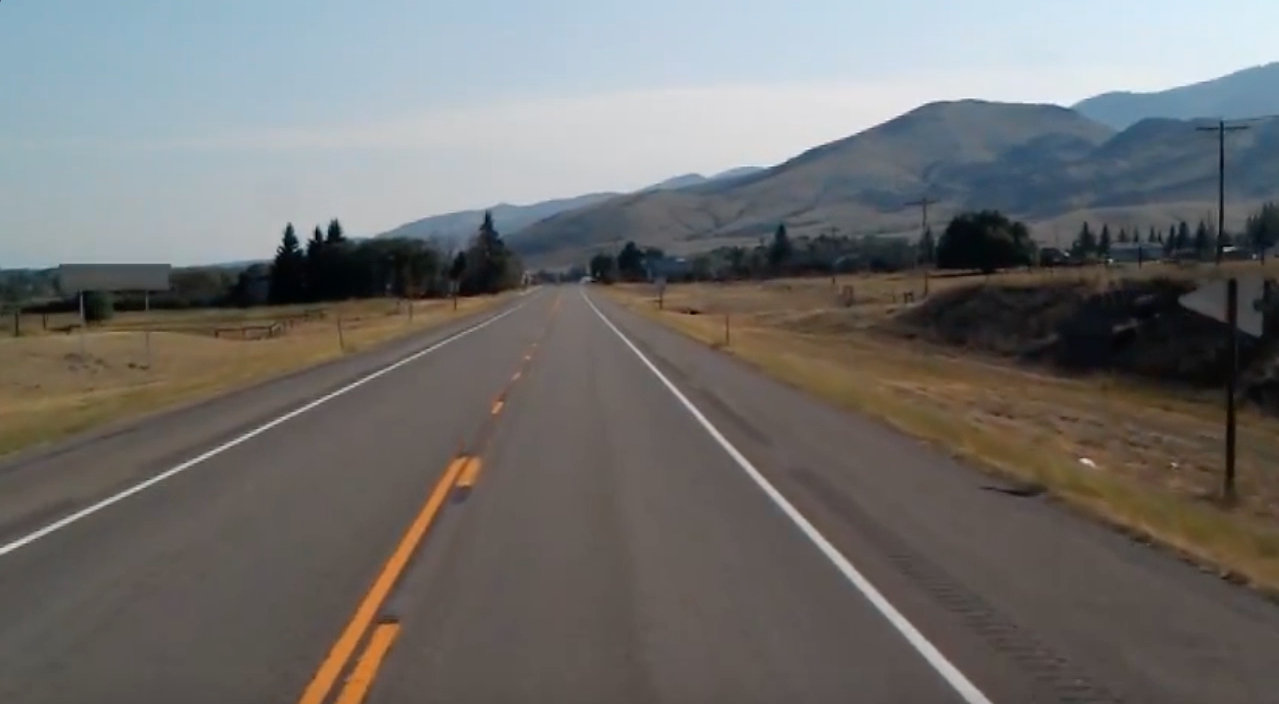
#> input picture test_image.jpg, 1279 x 704 px
$ python -i Lane_detect.py   (imports and definitions only)
#> lines starting #> are read from the running program, lines starting #| are printed output that depends on the picture; after the words box and inside, x2 and y2 are one past the last pixel; in counts of white or black regions, pixels touching at a corner belong together
#> further down, picture is the input picture: shape (704, 1279, 3); mean B, G, R 109.7, 111.3, 112.3
import cv2
import numpy as np
import warnings
# [1 line not run here, left out]

class LaneDetector:
    # [16 lines left out: function RGB_color_selection, not called in this run]

    def HSV_color_selection(self, image):
        #Convert the input image to HSV
        converted_image = cv2.cvtColor(image, cv2.COLOR_BGR2HSV)
#> converted_image: shape (704, 1279, 3); mean H, S, V 51.3, 49.6, 121.7

        #White color mask
        lower_threshold = np.uint8([0, 0, 150])
        upper_threshold = np.uint8([170, 135, 255])
        white_mask = cv2.inRange(converted_image, lower_threshold, upper_threshold)
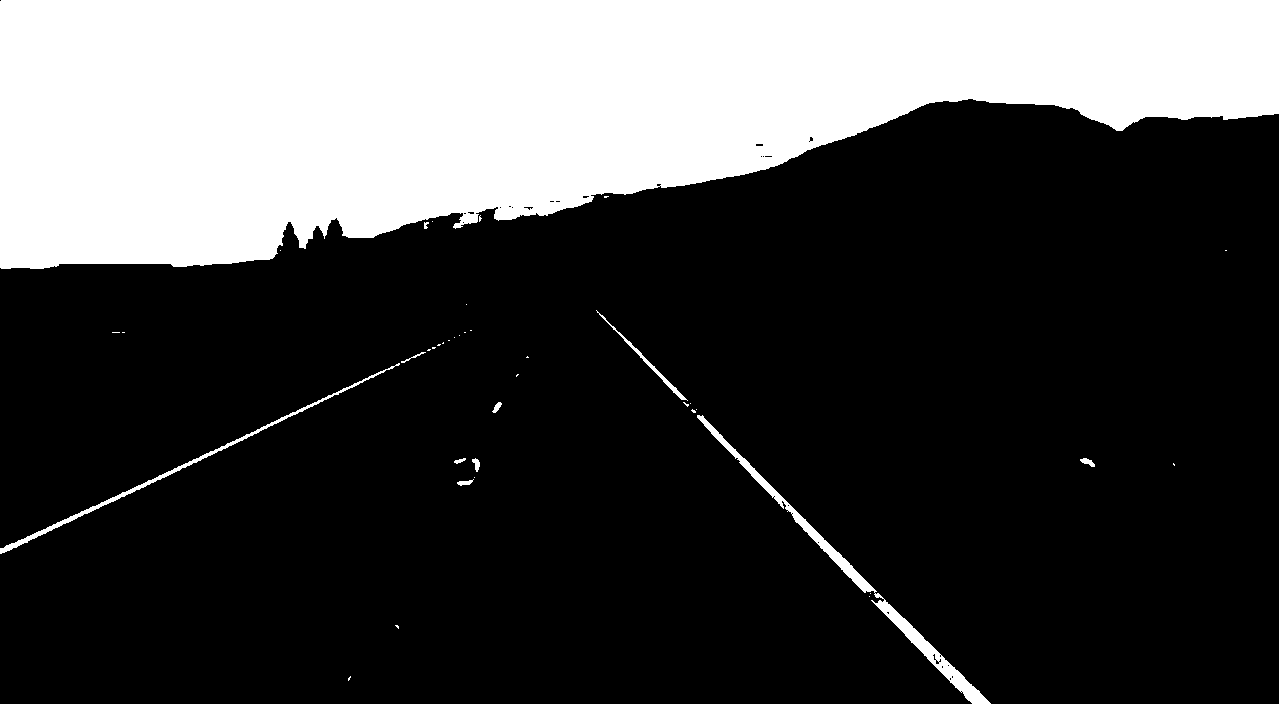
#> white_mask: shape (704, 1279); 27% white; 40 white regions (29 under 20 px), largest, box (x1, y1, x2, y2) and area: (0, 0, 1279, 269) 237255, (697, 415, 991, 704) 3609, (0, 363, 400, 554) 1576

        #Yellow color mask
        lower_threshold = np.uint8([11, 80, 80])
        upper_threshold = np.uint8([30, 255, 255])
        yellow_mask = cv2.inRange(converted_image, lower_threshold, upper_threshold)
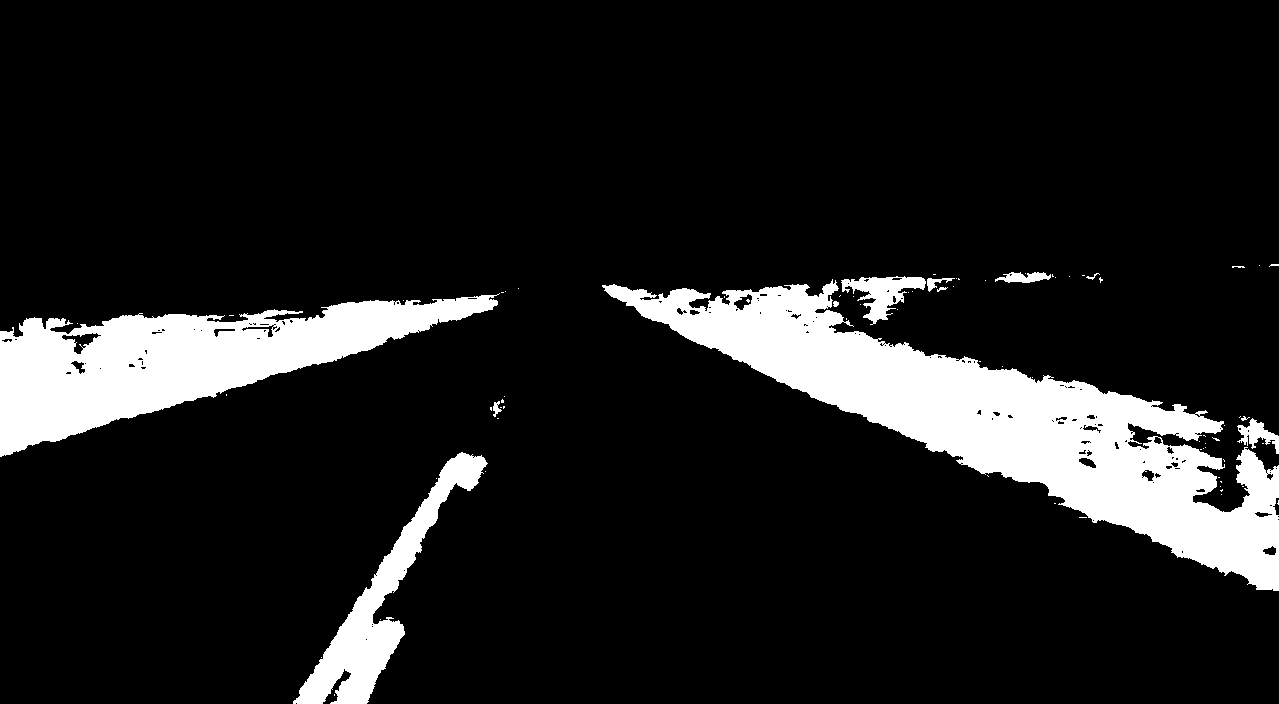
#> yellow_mask: shape (704, 1279); 12.1% white; 77 white regions (64 under 20 px), largest, box (x1, y1, x2, y2) and area: (602, 279, 1279, 591) 61010, (0, 293, 500, 457) 34142, (293, 452, 488, 704) 10206

        #Combine white and yellow masks
        mask = cv2.bitwise_or(white_mask, yellow_mask)
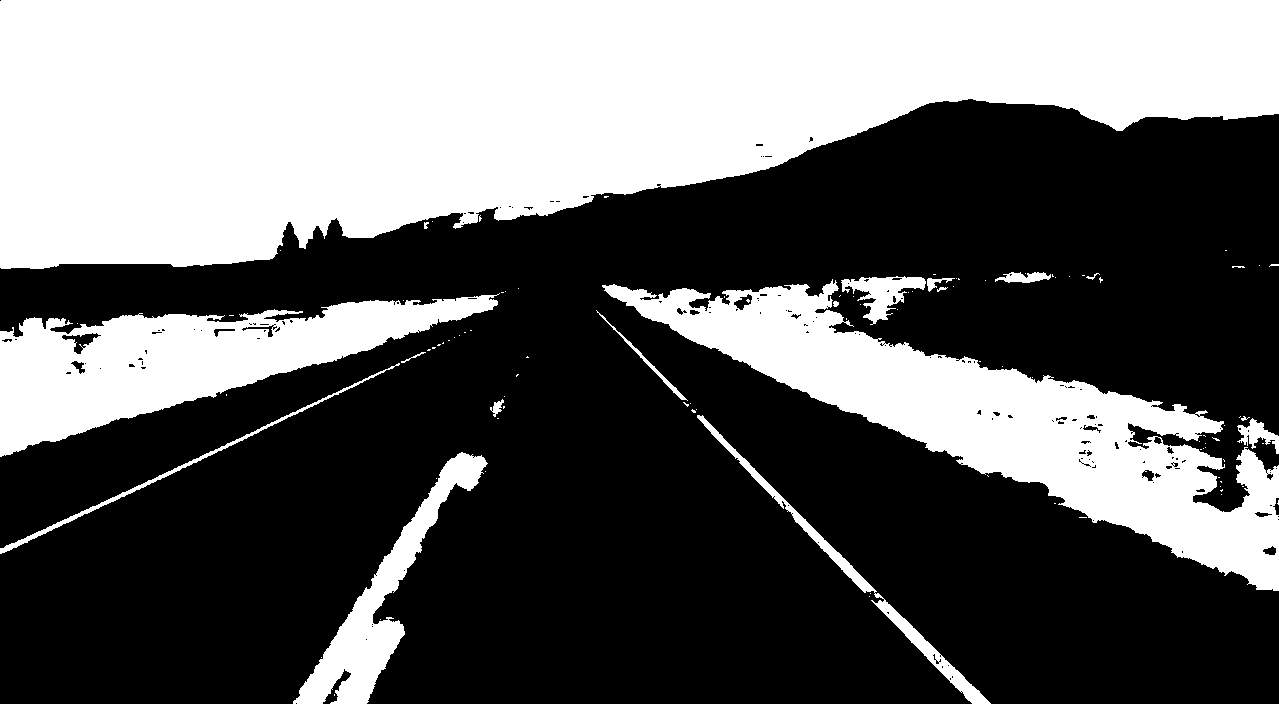
#> mask: shape (704, 1279); 39.1% white; 102 white regions (83 under 20 px), largest, box (x1, y1, x2, y2) and area: (0, 0, 1279, 269) 237255, (602, 279, 1279, 591) 61086, (0, 293, 500, 457) 34142
        masked_image = cv2.bitwise_and(image, image, mask = mask)
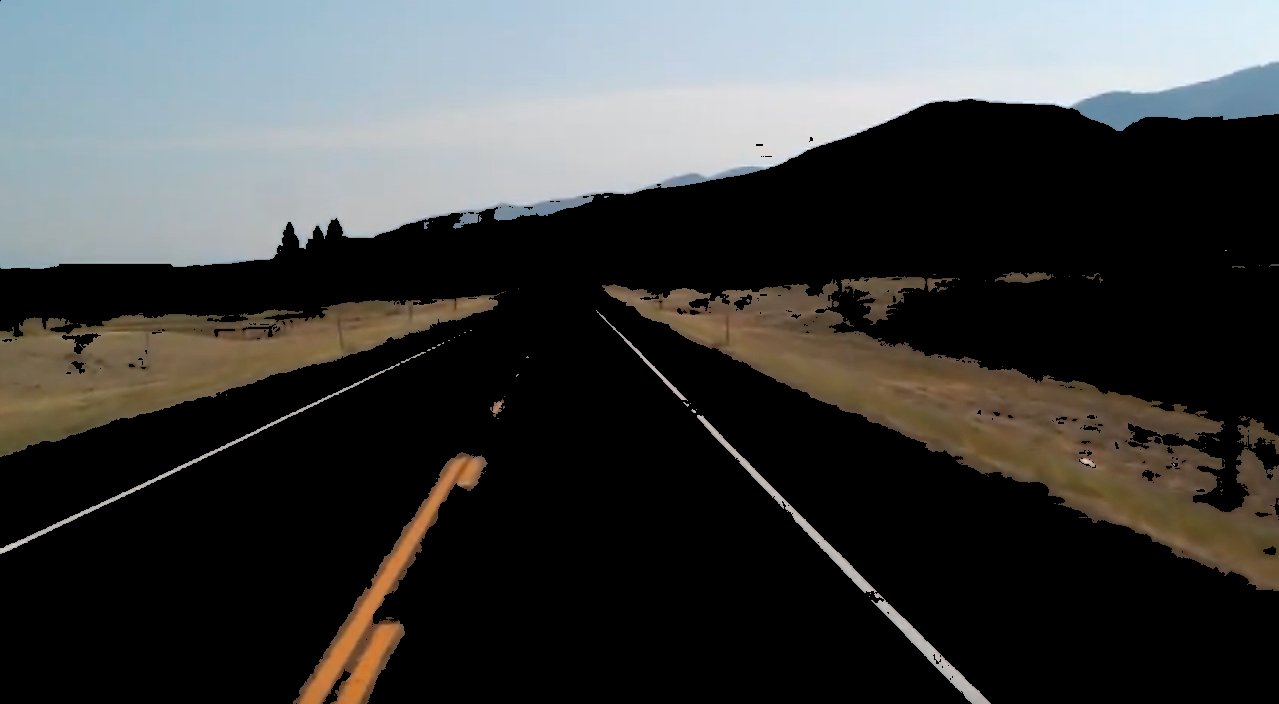
#> masked_image: shape (704, 1279, 3); mean B, G, R 63.3, 64.1, 62.8
        return masked_image

    # [115 lines left out: functions HLS_color_selection, canny, region_of_interest, pixel_points, average_slope_intercept, display_lines, not called in this run]


>>> import cv2
>>> picture = cv2.imread('../test_image.jpg')
>>> result = LaneDetector().HSV_color_selection(picture)
